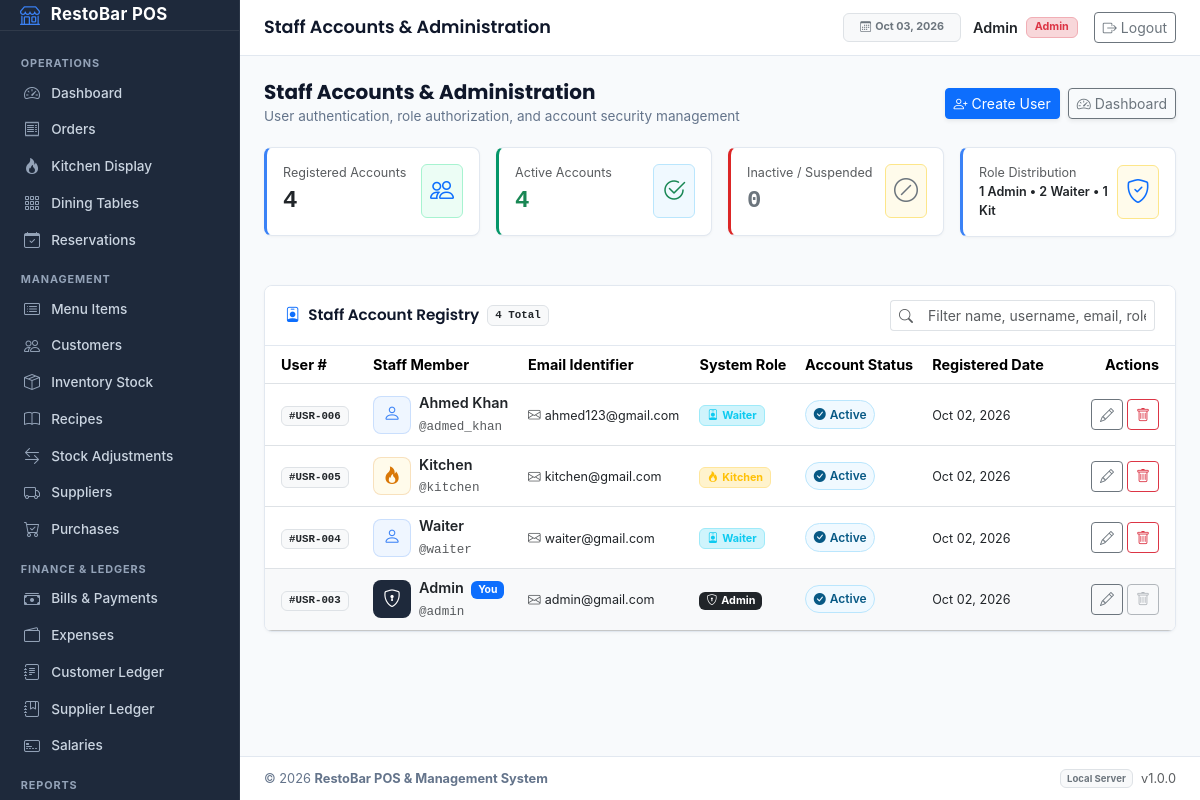
Screenshot of /users/index.php (signed in) with the database file from the repository.
### tables this page shows
CREATE TABLE `users` (
  `id` int(11) NOT NULL,
  `name` varchar(100) NOT NULL,
  `username` varchar(100) NOT NULL,
  `email` varchar(150) NOT NULL,
  `password` varchar(255) NOT NULL,
  `role` enum('admin','waiter','kitchen') NOT NULL DEFAULT 'waiter',
  `is_active` tinyint(1) NOT NULL DEFAULT 1,
  `created_at` timestamp NOT NULL DEFAULT current_timestamp()
);

### includes/helpers.php (called while the page is built, shortened)
<?php
if (!function_exists('formatDate')) {
    function formatDate($datetime, $fallback = '-') {
        $ts = is_numeric($datetime) ? (int)$datetime : strtotime($datetime);
        return date('M d, Y', $ts);
    }
}

### users/index.php (the view, shortened to what this page needs)
<?php
require_once "../config/database.php";
$sql = "SELECT id, name, username, email, role, is_active, created_at
        FROM users
        ORDER BY id DESC";
$result = mysqli_query($conn, $sql);
$users = [];
$total_users = 0;
$active_users = 0;
$inactive_users = 0;
$admin_count = 0;
$waiter_count = 0;
$kitchen_count = 0;
while ($u = mysqli_fetch_assoc($result)) {
    $users[] = $u;
    $total_users++;
    if ($u["is_active"] == 1) {
        $active_users++;
    } else {
        $inactive_users++;
    }
    if ($u["role"] === "admin") {
        $admin_count++;
    } elseif ($u["role"] === "waiter") {
        $waiter_count++;
    } elseif ($u["role"] === "kitchen") {
        $kitchen_count++;
    }
}
$current_user_id = $_SESSION["user_id"] ?? 0;
require_once "../includes/header.php";
?>
<div class="page-header-bar">
    <div>
        <h2 class="page-header-title">Staff Accounts &amp; Administration</h2>
        <p class="page-header-subtitle">User authentication, role authorization, and account security management</p>
    </div>
    <div class="d-flex align-items-center gap-2">
        <a href="create.php" class="btn btn-primary btn-sm d-inline-flex align-items-center gap-1 shadow-sm">
            <i class="bi bi-person-plus"></i>
            <span>Create User</span>
        </a>
        <a href="../index.php" class="btn btn-outline-secondary btn-sm d-inline-flex align-items-center gap-1 shadow-sm">
            <i class="bi bi-speedometer2"></i>
            <span>Dashboard</span>
        </a>
    </div>
</div>
<div class="row g-3 mb-4">
    <div class="col-6 col-md-3">
        <div class="pos-card p-3 d-flex align-items-center justify-content-between ledger-summary-kpi kpi-billed">
            <div>
                <span class="text-muted small d-block">Registered Accounts</span>
                <span class="fs-4 fw-bold text-dark font-monospace"><?php echo $total_users; ?></span>
            </div>
            <div class="badge-subtle badge-status-completed p-2 rounded">
                <i class="bi bi-people fs-4 text-primary"></i>
            </div>
        </div>
    </div>
    <div class="col-6 col-md-3">
        <div class="pos-card p-3 d-flex align-items-center justify-content-between ledger-summary-kpi kpi-paid">
            <div>
                <span class="text-muted small d-block">Active Accounts</span>
                <span class="fs-4 fw-bold text-success font-monospace"><?php echo $active_users; ?></span>
            </div>
            <div class="badge-subtle badge-status-ready p-2 rounded">
                <i class="bi bi-check2-circle fs-4 text-success"></i>
            </div>
        </div>
    </div>
    <div class="col-6 col-md-3">
        <div class="pos-card p-3 d-flex align-items-center justify-content-between ledger-summary-kpi kpi-outstanding">
            <div>
                <span class="text-muted small d-block">Inactive / Suspended</span>
                <span class="fs-4 fw-bold <?php echo $inactive_users > 0 ? 'text-danger' : 'text-secondary'; ?> font-monospace">
                    <?php echo $inactive_users; ?>
                </span>
            </div>
            <div class="badge-subtle <?php echo $inactive_users > 0 ? 'badge-status-cancelled' : 'badge-status-preparing'; ?> p-2 rounded">
                <i class="bi bi-slash-circle fs-4 <?php echo $inactive_users > 0 ? 'text-danger' : 'text-secondary'; ?>"></i>
            </div>
        </div>
    </div>
    <div class="col-6 col-md-3">
        <div class="pos-card p-3 d-flex align-items-center justify-content-between ledger-summary-kpi kpi-billed">
            <div>
                <span class="text-muted small d-block">Role Distribution</span>
                <span class="small fw-semibold text-dark d-block">
                    <?php echo $admin_count; ?> Admin &bull; <?php echo $waiter_count; ?> Waiter &bull; <?php echo $kitchen_count; ?> Kit
                </span>
            </div>
            <div class="badge-subtle badge-status-preparing p-2 rounded">
                <i class="bi bi-shield-check fs-4 text-primary"></i>
            </div>
        </div>
    </div>
</div>
<div class="pos-card">
    <div class="pos-card-header d-flex flex-wrap justify-content-between align-items-center gap-3">
        <div class="d-flex align-items-center gap-2">
            <span class="pos-card-title">
                <i class="bi bi-person-badge text-primary me-2"></i>Staff Account Registry
            </span>
            <span class="badge bg-light text-dark border font-monospace" id="usersCountBadge">
                <?php echo $total_users; ?> Total
            </span>
        </div>
        <div class="d-flex align-items-center gap-2" style="min-width: 260px;">
            <div class="input-group input-group-sm">
                <span class="input-group-text bg-white border-end-0 text-muted">
                    <i class="bi bi-search"></i>
                </span>
                <input type="text"
                       id="userSearchInput"
                       class="form-control border-start-0"
                       placeholder="Filter name, username, email, role..."
                       aria-label="Search users">
            </div>
        </div>
    </div>
    <div class="pos-card-body p-0">
        <?php if ($total_users === 0) { ?>
            <div class="text-center py-5">
                <div class="mb-3 text-muted">
                    <i class="bi bi-person-x fs-1"></i>
                </div>
                <h5 class="fw-semibold text-dark">No User Accounts Found</h5>
                <p class="text-muted small mb-3">There are no user accounts registered in the database.</p>
                <a href="create.php" class="btn btn-primary btn-sm">
                    <i class="bi bi-person-plus me-1"></i>Create First User
                </a>
            </div>
        <?php } else { ?>
            <div class="table-responsive">
                <table class="table table-hover align-middle mb-0" id="usersTable">
                    <thead>
                        <tr>
                            <th class="ps-3" style="width: 100px;">User #</th>
                            <th>Staff Member</th>
                            <th>Email Identifier</th>
                            <th>System Role</th>
                            <th>Account Status</th>
                            <th>Registered Date</th>
                            <th class="text-end pe-3" style="width: 120px;">Actions</th>
                        </tr>
                    </thead>
                    <tbody id="usersTableBody">
                        <?php foreach ($users as $user) {
                            $is_current_user = ($user["id"] == $current_user_id);
                            $role_clean = strtolower(trim($user["role"] ?? "waiter"));
                            $is_active = (int) ($user["is_active"] ?? 0);
                        ?>
                            <tr class="user-row <?php echo $is_current_user ? 'table-light' : ''; ?>"
                                data-name="<?php echo strtolower(htmlspecialchars($user["name"])); ?>"
                                data-username="<?php echo strtolower(htmlspecialchars($user["username"] ?? '')); ?>"
                                data-email="<?php echo strtolower(htmlspecialchars($user["email"])); ?>"
                                data-role="<?php echo $role_clean; ?>"
                                data-status="<?php echo $is_active ? 'active' : 'inactive'; ?>"
                                data-id="<?php echo $user["id"]; ?>">
                                <td class="ps-3">
                                    <span class="badge bg-light text-dark border font-monospace">
                                        #USR-<?php echo str_pad($user["id"], 3, '0', STR_PAD_LEFT); ?>
                                    </span>
                                </td>
                                <td>
                                    <div class="d-flex align-items-center gap-2">
                                        <?php if ($role_clean === "admin") { ?>
                                             <div class="user-avatar user-avatar-admin">
                                                <i class="bi bi-shield-lock"></i>
                                            </div>
                                        <?php } elseif ($role_clean === "kitchen") { ?>
                                            <div class="user-avatar user-avatar-kitchen">
                                                <i class="bi bi-fire"></i>
                                            </div>
                                        <?php } else { ?>
                                            <div class="user-avatar user-avatar-waiter">
                                                <i class="bi bi-person"></i>
                                            </div>
                                        <?php } ?>
                                        <div>
                                            <span class="fw-semibold text-dark d-block">
                                                <?php echo htmlspecialchars($user["name"]); ?>
                                                <?php if ($is_current_user) { ?>
                                                    <span class="badge bg-primary text-white ms-1" style="font-size: 0.65rem;">You</span>
                                                <?php } ?>
                                            </span>
                                            <?php if (!empty($user["username"])) { ?>
                                                <span class="text-muted small font-monospace d-inline-flex align-items-center">
                                                    @<?php echo htmlspecialchars($user["username"]); ?>
                                                </span>
                                            <?php } ?>
                                        </div>
                                    </div>
                                </td>
                                <td>
                                    <span class="text-dark small d-inline-flex align-items-center gap-1">
                                        <i class="bi bi-envelope text-muted"></i>
                                        <?php echo htmlspecialchars($user["email"]); ?>
                                    </span>
                                </td>
                                <td>
                                    <?php if ($role_clean === "admin") { ?>
                                        <span class="badge bg-dark text-white text-capitalize">
                                            <i class="bi bi-shield-lock me-1"></i>Admin
                                        </span>
                                    <?php } elseif ($role_clean === "kitchen") { ?>
                                        <span class="badge bg-warning-subtle text-warning border border-warning-subtle text-capitalize">
                                            <i class="bi bi-fire me-1"></i>Kitchen
                                        </span>
                                    <?php } else { ?>
                                        <span class="badge bg-info-subtle text-info border border-info-subtle text-capitalize">
                                            <i class="bi bi-person-badge me-1"></i>Waiter
                                        </span>
                                    <?php } ?>
                                </td>
                                <td>
                                    <?php if ($is_active == 1) { ?>
                                        <span class="badge-subtle badge-status-ready d-inline-flex align-items-center gap-1">
                                            <i class="bi bi-check-circle-fill"></i>
                                            <span>Active</span>
                                        </span>
                                    <?php } ?>
                                </td>
                                <td>
                                    <span class="text-dark small">
                                        <?php echo formatDate($user["created_at"]); ?>
                                    </span>
                                </td>
                                <td class="text-end pe-3">
                                    <div class="d-inline-flex align-items-center gap-1">
                                        <a href="edit.php?id=<?php echo $user["id"]; ?>"
                                           class="btn btn-outline-secondary btn-sm"
                                           title="Edit User Account">
                                            <i class="bi bi-pencil"></i>
                                        </a>
                                        <?php if ($is_current_user) { ?>
                                            <button type="button"
                                                    class="btn btn-outline-secondary btn-sm opacity-50"
                                                    disabled
                                                    title="You cannot delete your own account">
                                                <i class="bi bi-trash"></i>
                                            </button>
                                        <?php } else { ?>
                                            <a href="delete.php?id=<?php echo $user["id"]; ?>"
                                                class="btn btn-outline-danger btn-sm"
                                                onclick="return confirm('Are you sure you want to delete this user account?');"
                                                title="Delete User Account">
                                                <i class="bi bi-trash"></i>
                                            </a>
                                        <?php } ?>
                                    </div>
                                </td>
                            </tr>
                        <?php } ?>
                    </tbody>
                </table>
            </div>
        <?php } ?>
    </div>
</div>
<?php
require_once "../includes/footer.php";
?>

### rows the page displays
users: id "006", role "waiter" (drawn), name "Ahmed Khan", username "admed_khan", email "ahmed123@gmail.com", is_active 1 (drawn), created_at "Oct 02, 2026"
users: id "005", role "kitchen" (drawn), name "Kitchen", username "kitchen", email "kitchen@gmail.com", is_active 1 (drawn), created_at "Oct 02, 2026"
users: id "004", role "waiter" (drawn), name "Waiter", username "waiter", email "waiter@gmail.com", is_active 1 (drawn), created_at "Oct 02, 2026"
users: id "003", role "admin" (drawn), name "Admin", shows "You", username "admin", email "admin@gmail.com", is_active 1 (drawn), created_at "Oct 02, 2026"

### other values shown
$page_title "Staff Accounts & Administration"
formatDate('now') "Oct 03, 2026"
$user_name "Admin"
$role "Admin"
$total_users "4"
$active_users "4"
$inactive_users "0"
$admin_count "1"
$waiter_count "2"
$kitchen_count "1"
